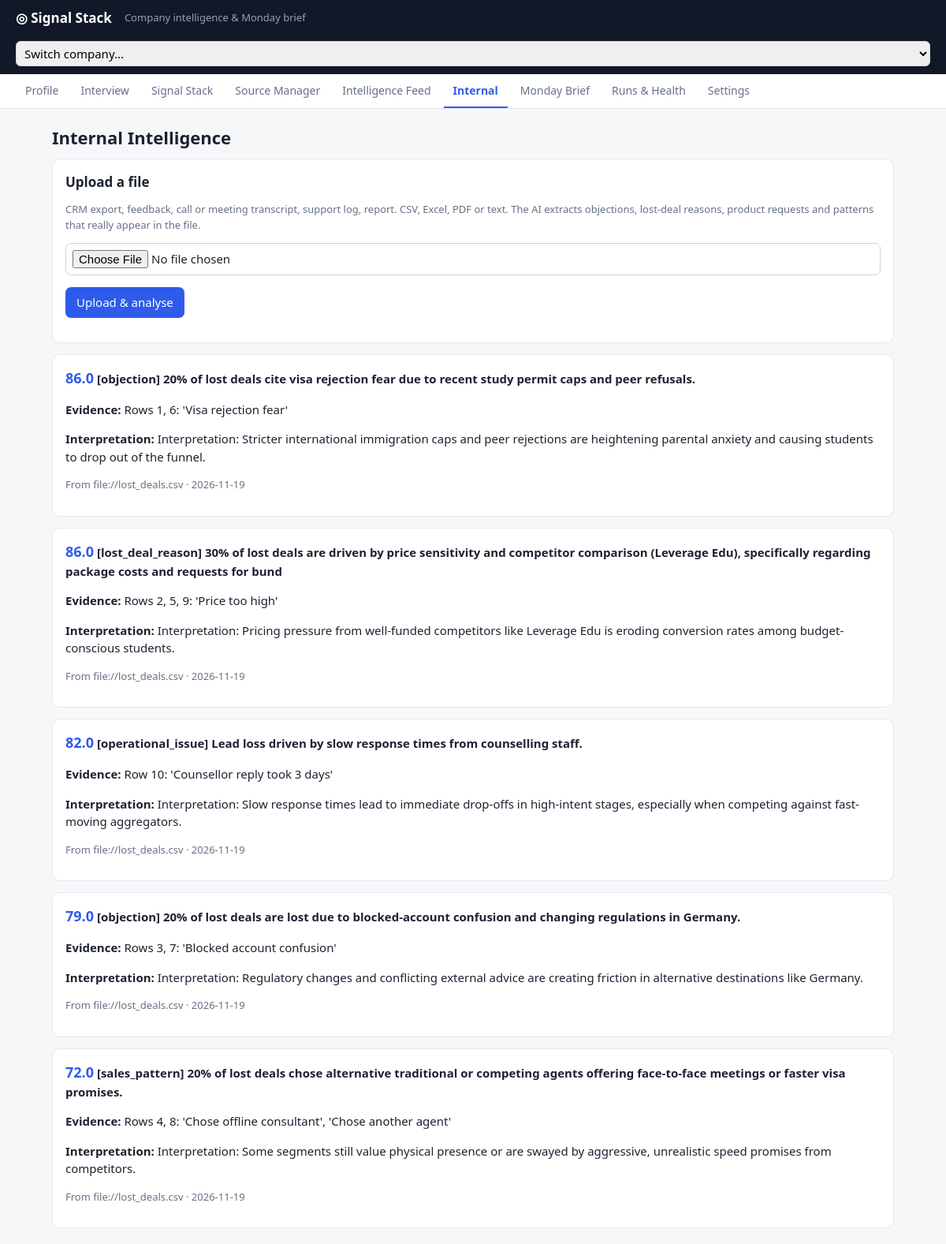
/c/2/internal, run on the app's committed database.
### tables this page shows
CREATE TABLE records(
  id INTEGER PRIMARY KEY, company_id INTEGER, source_id INTEGER, category TEXT, competitor TEXT,
  title TEXT, url TEXT, publisher TEXT, published TEXT, discovered TEXT, snippet TEXT, hash TEXT,
  analysis TEXT, relevance REAL, impact REAL, urgency REAL, credibility REAL, recency REAL,
  novelty REAL, evidence_strength REAL, score REAL, verified TEXT, kind TEXT,
  UNIQUE(company_id, hash));

### app.py (the view, shortened to what this page needs)
@app.route("/c/<int:cid>/internal", methods=["GET", "POST"])
def internal_page(cid):
    c = company_or_404(cid)
    recs = db.q("select * from records where company_id=? and category='internal' order by score desc", (cid,))
    return render_template("internal.html", c=c, recs=recs, tab="internal")

### app.py (called while the page is built)
@app.template_filter("fromjson")
def fromjson(s):
    return db.jl(s, {})

@app.template_filter("d")
def short_date(s):
    return (s or "")[:10]

def company_or_404(cid):
    c = db.q("select * from companies where id=?", (cid,), one=True)
    if not c:
        abort(404)
    return c

@app.context_processor
def inject():
    return {"companies": db.q("select id,name from companies order by id")}

### db.py (called while the page is built)
def conn():
    c = sqlite3.connect(DB, timeout=30)
    c.row_factory = sqlite3.Row
    c.execute("PRAGMA journal_mode=WAL")
    return c

def q(sql, args=(), one=False):
    with conn() as c:
        rows = c.execute(sql, args).fetchall()
    rows = [dict(r) for r in rows]
    if one:
        return rows[0] if rows else None
    return rows

def jl(s, default=None):
    try:
        return json.loads(s) if s else default
    except Exception:
        return default

### templates/internal.html
{% extends "base.html" %}{% block body %}
<h1>Internal Intelligence</h1>
<div class="card"><h2>Upload a file</h2><p class="mut">CRM export, feedback, call or meeting transcript, support log, report. CSV, Excel, PDF or text. The AI extracts objections, lost-deal reasons, product requests and patterns that really appear in the file.</p>
<form method="post" enctype="multipart/form-data" onsubmit="this.querySelector('button').textContent='Analysing...';"><input type="file" name="file" required><p><button>Upload &amp; analyse</button></p></form></div>
{% for r in recs %}{% set an=r.analysis|fromjson %}<div class="card"><span class="score">{{r.score}}</span> <b>{{r.title}}</b>
<p><b>Evidence:</b> {{r.snippet}}</p><p><b>Interpretation:</b> {{an.why_it_matters}}</p><p class="mut">From {{r.url}} &middot; {{r.discovered|d}}</p></div>
{% else %}<div class="card mut">No internal findings yet.</div>{% endfor %}
{% endblock %}

### templates/base.html (shortened to what this page needs)
<!doctype html>
<html lang="en"><head><meta charset="utf-8"><meta name="viewport" content="width=device-width,initial-scale=1">
</head><body>
<header><a class="brand" href="/">&#9678; Signal Stack</a>
<span class="mut" style="color:#94a3b8">Company intelligence &amp; Monday brief</span>
<select onchange="if(this.value)location='/c/'+this.value"><option value="">Switch company...</option>
{% for x in companies %}<option value="{{x.id}}">{{x.name}}</option>{% endfor %}</select></header>
{% if c %}<nav class="tabs">
{% for key,label,ep in [('profile','Profile','company'),('interview','Interview','interview'),('stack','Signal Stack','stack'),('sources','Source Manager','sources'),('feed','Intelligence Feed','feed'),('internal','Internal','internal_page'),('briefs','Monday Brief','briefs'),('runs','Runs & Health','runs'),('settings','Settings','settings')] %}
<a class="{{'on' if tab==key}}" href="{{url_for(ep,cid=c.id)}}">{{label}}</a>{% endfor %}</nav>{% endif %}
<main>
{% block body %}{% endblock %}
</main></body></html>

### templates/base.html (style rules this page uses)
:root { --bg:#f6f7f9;--card:#fff;--ink:#1c2230;--mut:#667085;--line:#e4e7ec;--acc:#2f5bea;--ok:#12805c;--bad:#c0392b;--warn:#b7791f }
* { box-sizing:border-box }
body { margin:0;background:var(--bg);color:var(--ink);font:15px/1.5 system-ui,Segoe UI,Arial,sans-serif }
header { background:#111827;color:#fff;padding:10px 20px;display:flex;gap:16px;align-items:center;flex-wrap:wrap }
header a { color:#cbd5e1;text-decoration:none }
header .brand { font-weight:700;color:#fff;font-size:17px }
header select { padding:4px 6px;border-radius:6px }
nav.tabs { background:#fff;border-bottom:1px solid var(--line);padding:0 20px;display:flex;gap:4px;flex-wrap:wrap }
nav.tabs a { padding:10px 12px;color:var(--mut);text-decoration:none;border-bottom:2px solid transparent;font-size:14px }
nav.tabs a.on { color:var(--acc);border-color:var(--acc);font-weight:600 }
main { max-width:1100px;margin:20px auto;padding:0 16px }
.card { background:var(--card);border:1px solid var(--line);border-radius:10px;padding:16px;margin-bottom:14px }
h1 { font-size:22px;margin:0 0 10px }
h2 { font-size:17px;margin:0 0 8px }
.mut { color:var(--mut);font-size:13px }
input,textarea,select { font:inherit;padding:8px;border:1px solid #cfd4dc;border-radius:7px;width:100% }
button,.btn { background:var(--acc);color:#fff;border:0;border-radius:7px;padding:8px 14px;cursor:pointer;font:inherit;text-decoration:none;display:inline-block }
.score { font-weight:700;font-size:18px;color:var(--acc) }
a { color:var(--acc) }

### data on the page
records: score "86.0", title "[objection] 20% of lost deals cite visa rejection fear due to recent study permit caps and peer refusals.", snippet "Rows 1, 6: 'Visa rejection fear'", why_it_matters "Interpretation: Stricter international immigration caps and peer rejections are heightening parental anxiety and causing students to drop out of the funnel.", url "file://lost_deals.csv", discovered|d "2026-11-19"
records: score "86.0", title "[lost_deal_reason] 30% of lost deals are driven by price sensitivity and competitor comparison (Leverage Edu), specifically regarding package costs and requests for bund", snippet "Rows 2, 5, 9: 'Price too high'", why_it_matters "Interpretation: Pricing pressure from well-funded competitors like Leverage Edu is eroding conversion rates among budget-conscious students.", url "file://lost_deals.csv", discovered|d "2026-11-19"
records: score "82.0", title "[operational_issue] Lead loss driven by slow response times from counselling staff.", snippet "Row 10: 'Counsellor reply took 3 days'", why_it_matters "Interpretation: Slow response times lead to immediate drop-offs in high-intent stages, especially when competing against fast-moving aggregators.", url "file://lost_deals.csv", discovered|d "2026-11-19"
records: score "79.0", title "[objection] 20% of lost deals are lost due to blocked-account confusion and changing regulations in Germany.", snippet "Rows 3, 7: 'Blocked account confusion'", why_it_matters "Interpretation: Regulatory changes and conflicting external advice are creating friction in alternative destinations like Germany.", url "file://lost_deals.csv", discovered|d "2026-11-19"
records: score "72.0", title "[sales_pattern] 20% of lost deals chose alternative traditional or competing agents offering face-to-face meetings or faster visa promises.", snippet "Rows 4, 8: 'Chose offline consultant', 'Chose another agent'", why_it_matters "Interpretation: Some segments still value physical presence or are swayed by aggressive, unrealistic speed promises from competitors.", url "file://lost_deals.csv", discovered|d "2026-11-19"

### other printed values
{{ label }} "Profile" "Interview" "Signal Stack" "Source Manager" "Intelligence Feed" "Internal" "Monday Brief" "Runs & Health" "Settings"
